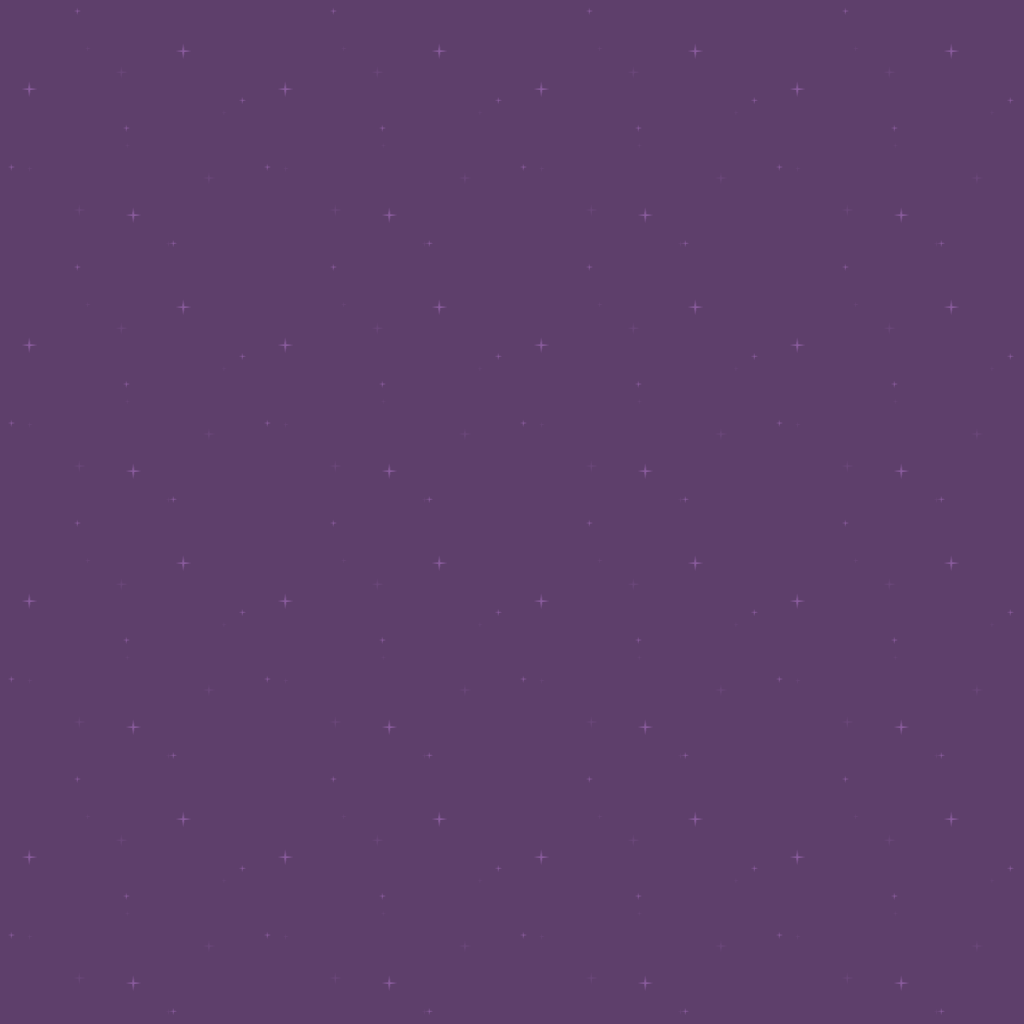

The image is a tile-based game level rendered from a .tmx file. Its description and source (layers, tilesets, objects; grid data summarised) follow:
An orthogonal 4x4 tile map with 256x256 px tiles, 1 tile layer (Слой тайлов 1).

<map version="1.9" tiledversion="1.9.2" orientation="orthogonal" renderorder="right-down" width="4" height="4" tilewidth="256" tileheight="256" infinite="0" nextlayerid="2" nextobjectid="1">
 <tileset firstgid="1" source="background.tsx" />
 <layer id="1" name="Слой тайлов 1" width="4" height="4">
  <data>[16 cells, 16 non-empty, 1 distinct tile ids]</data>
 </layer>
</map>
